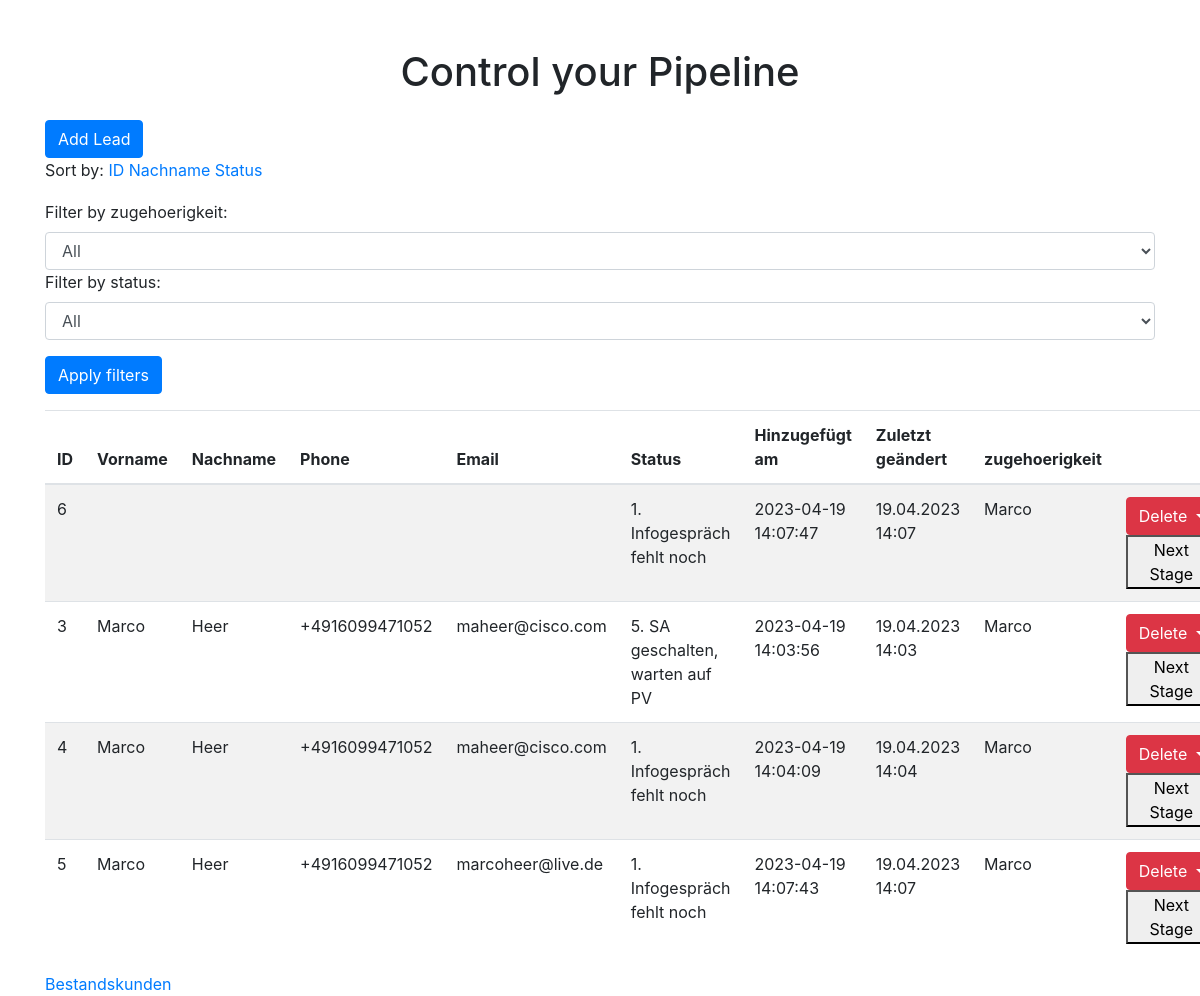
Page /?sort_by=last_name on the committed database.
### models.py (models this page shows, shortened)
class Lead(db.Model):
    id = db.Column(db.Integer, primary_key=True)
    first_name = db.Column(db.String(100))
    last_name = db.Column(db.String(100))
    phone = db.Column(db.String(50))
    email = db.Column(db.String(100))
    status = db.Column(db.String(100))
    created_at = db.Column(db.DateTime, default=datetime.utcnow)
    last_changed = db.Column(db.DateTime, nullable =False , default=datetime.utcnow)
    zugehoerigkeit = db.Column(db.String(50), nullable=True)

### app.py (the view, shortened to what this page needs)
@app.route('/', methods=['GET', 'POST'])
def index():
    sort_by = request.args.get('sort_by', 'id')
    if sort_by not in ['id', 'last_name', 'status']:
        sort_by = 'id'
    filter_zugehoerigkeit = request.args.get('filter_zugehoerigkeit', None)
    filter_status = request.args.get('filter_status', None)
    query = Lead.query
    if filter_zugehoerigkeit:
        query = query.filter_by(zugehoerigkeit=filter_zugehoerigkeit)
    if filter_status:
        query = query.filter_by(status=filter_status)
    leads = query.order_by(getattr(Lead, sort_by)).all()
    bk_link = url_for('bestandskunden')
    bk_link_text = 'Bestandskunden'
    return render_template('index.html', leads=leads, bk_link=bk_link, bk_link_text=bk_link_text)

### templates/index.html (shortened to what this page needs)
<!DOCTYPE html>
<html lang="de">
<head>
    <link rel="stylesheet" href="https://maxcdn.bootstrapcdn.com/bootstrap/4.5.2/css/bootstrap.min.css">
    <link rel="stylesheet" href="/static/css/main.css">
</head>
<body>
    <div class="container mt-5">
        <h1 class="text-center">Control your Pipeline</h1>
        <button id="show-form-btn" class="btn btn-primary mt-3" onclick="toggleForm()">Add Lead</button>
<table id="leads-table" class="table table-striped mt-3">
    <div>
    <label for="sort-by">Sort by:</label>
        <a href="{{ url_for('index', sort_by='id') }}">ID</a>
        <a href="{{ url_for('index', sort_by='last_name') }}">Nachname</a>
        <a href="{{ url_for('index', sort_by='status') }}">Status</a>
    </div>
    <label for="filter-zugehoerigkeit">Filter by zugehoerigkeit:</label>
    <select id="filter-zugehoerigkeit" class="form-control">
        <option value="">All</option>
    </select>
</div>
    <label for="filter-status">Filter by status:</label>
    <select id="filter-status" class="form-control">
        <option value="">All</option>
    </select>
    <button id="apply-filters" class="btn btn-primary mt-3">Apply filters</button>
        <thead>
            <tr>
                <th onclick="sortTable(0)">ID</th>
                <th onclick="sortTable(1)">Vorname</th>
                <th onclick="sortTable(2)">Nachname</th>
                <th>Phone</th>
                <th>Email</th>
                <th onclick="sortTable(3)">Status</th>
                <th scope="col">Hinzugefügt am</th>
                <th scope="col">Zuletzt geändert</th>
                <th scope="col">zugehoerigkeit</th>
                <th></th>
            </tr>
        </thead>
        <tbody>
            {% for lead in leads %}
            <tr>
                <td>{{ lead.id }}</td>
                <td>{{ lead.first_name }}</td>
                <td>{{ lead.last_name }}</td>
                <td>{{ lead.phone }}</td>
                <td>{{ lead.email }}</td>
                <td>{{ lead.status }}</td>
                <td>{{ lead.created_at.strftime('%Y-%m-%d %H:%M:%S') }}</td>
                <td>{{ lead.last_changed.strftime('%d.%m.%Y %H:%M') }}</td>
                <td>{{ lead.zugehoerigkeit }}</td>
                        <td>
                            <div class="dropdown">
                                <button class="btn btn-danger dropdown-toggle" type="button" id="deleteMenu" data-toggle="dropdown" aria-haspopup="true" aria-expanded="false">
                                    Delete
                                </button>
                            </div>
                            <button onclick="changeStatus('{{ lead.id }}')">Next Stage</button>
                        </td>
                </tr>
                {% endfor %}
            </tbody>
        <a href="{{ bk_link }}">{{ bk_link_text }}</a>
    </body>
    </html>

### rows in the picture
Lead: id "6", status "1. Infogespräch fehlt noch", created_at "2023-04-19 14:07:47", last_changed "19.04.2023 14:07", zugehoerigkeit "Marco"
Lead: id "3", first_name "Marco", last_name "Heer", phone "+4916099471052", email "maheer@cisco.com", status "5. SA geschalten, warten auf PV", created_at "2023-04-19 14:03:56", last_changed "19.04.2023 14:03", zugehoerigkeit "Marco"
Lead: id "4", first_name "Marco", last_name "Heer", phone "+4916099471052", email "maheer@cisco.com", status "1. Infogespräch fehlt noch", created_at "2023-04-19 14:04:09", last_changed "19.04.2023 14:04", zugehoerigkeit "Marco"
Lead: id "5", first_name "Marco", last_name "Heer", phone "+4916099471052", email "marcoheer@live.de", status "1. Infogespräch fehlt noch", created_at "2023-04-19 14:07:43", last_changed "19.04.2023 14:07", zugehoerigkeit "Marco"

### other values in the picture
{{ bk_link_text }} "Bestandskunden"
